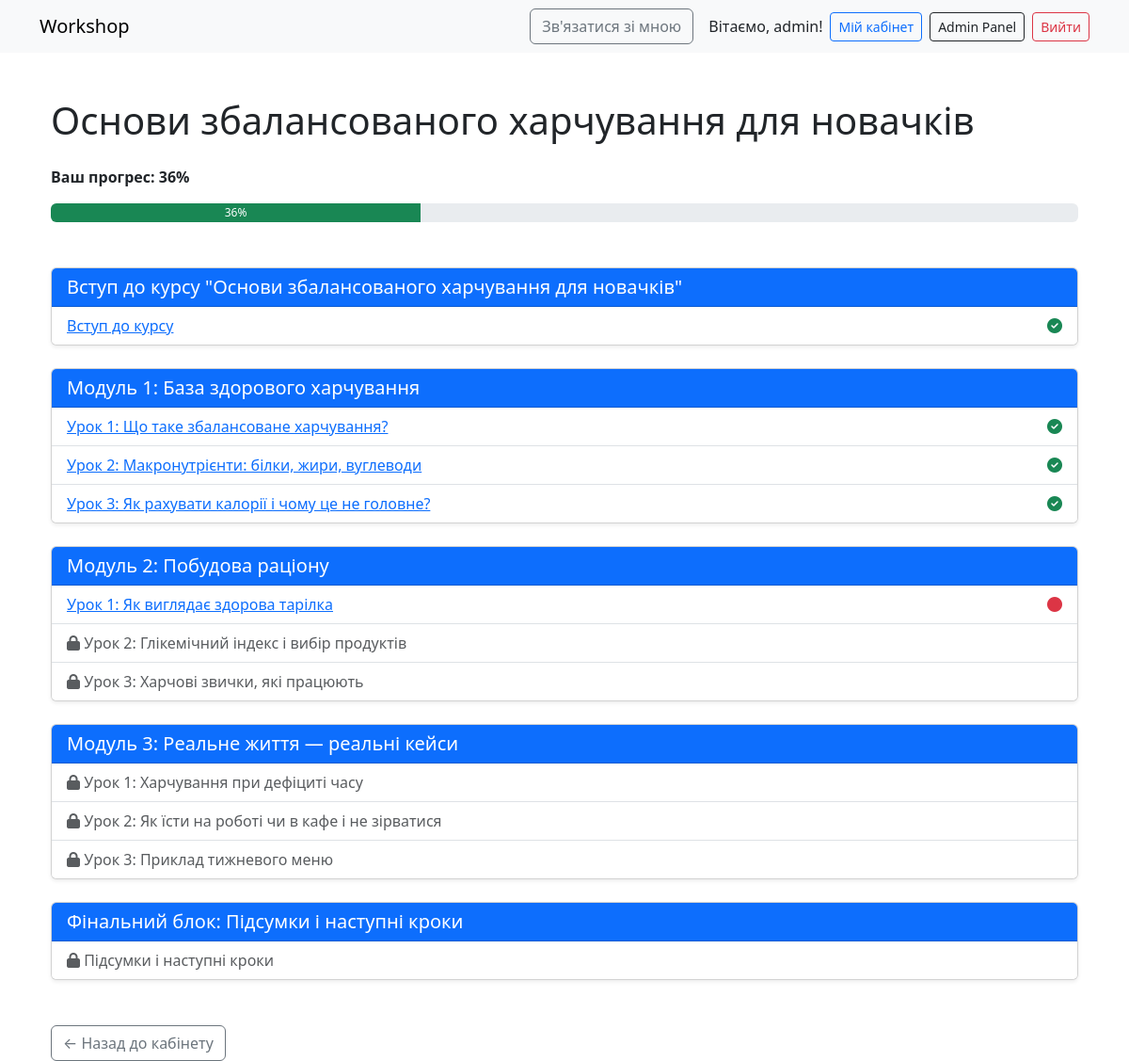
The app's page /courses/2/ (signed in), older data.
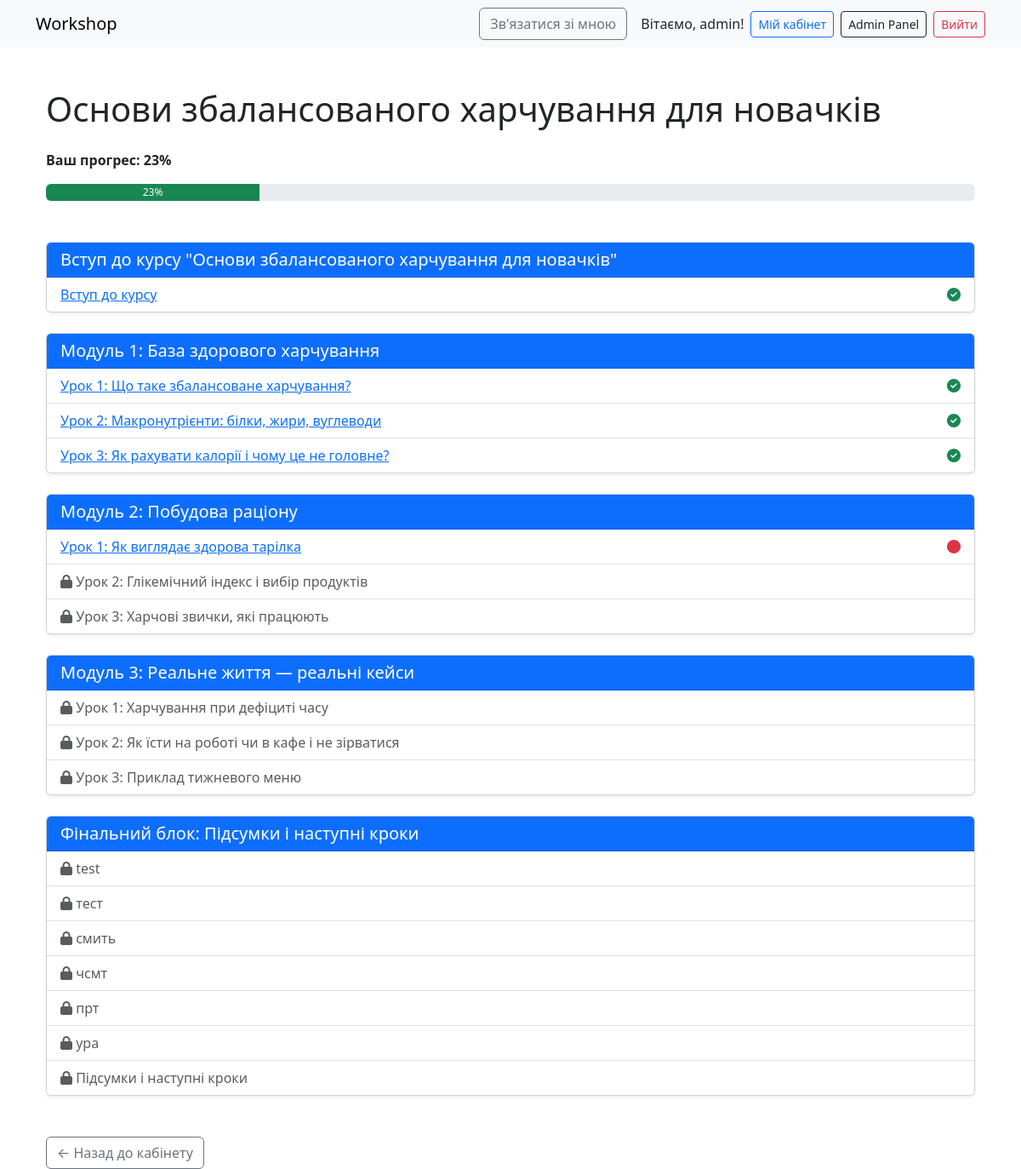
The same page, newer data.
### courses/models.py (models this page shows, shortened)
class Module(models.Model):
    course = models.ForeignKey(Course, on_delete=models.CASCADE, related_name='modules')
    title = models.CharField(max_length=255)
    order = models.PositiveIntegerField(null=True, blank=True, default=0)

class Lesson(models.Model):
    module = models.ForeignKey(Module, on_delete=models.CASCADE, related_name='lessons')
    title = models.CharField(max_length=255)
    content = RichTextUploadingField()
    youtube_url = models.URLField(blank=True, null=True, help_text="Вставте посилання на відео з YouTube")
    image = models.ImageField(upload_to='lesson_images/', blank=True, null=True)  # додамо можливість вставляти фото
    order = models.PositiveIntegerField()

### courses/views.py (the view)
# urls.py: path('courses/<int:course_id>/', views.course_detail, name='course_detail'),
@login_required
def course_detail(request, course_id):
    course = get_object_or_404(Course, id=course_id)
    modules = course.modules.all().order_by('order').prefetch_related(
        Prefetch('lessons', queryset=Lesson.objects.order_by('order'))
    )
    lessons_progress = LessonProgress.objects.filter(
        user=request.user,
        lesson__module__course=course
    )
    completed_lessons_ids = lessons_progress.filter(is_completed=True).values_list('lesson_id', flat=True)
    all_lessons_count = Lesson.objects.filter(module__course=course).count()
    completed_lessons_count = lessons_progress.filter(is_completed=True).count()
    progress = int((completed_lessons_count / all_lessons_count) * 100) if all_lessons_count else 0
    available_lessons_ids = []
    unlocked = True
    for module in modules:
        for lesson in module.lessons.all():
            if unlocked:
                available_lessons_ids.append(lesson.id)
            if lesson.id not in completed_lessons_ids:
                unlocked = False  # Блокувати всі наступні
    return render(request, 'courses/course_detail.html', {
        'course': course,
        'modules': modules,
        'completed_lessons_ids': completed_lessons_ids,
        'available_lessons_ids': available_lessons_ids,
        'progress': progress,
    })

### courses/templates/courses/course_detail.html (shortened to what this page needs)
{% extends 'courses/base.html' %}
{% block content %}
<div class="container mt-5">
  <h1 class="mb-4">{{ course.title }}</h1>
  <p><strong>Ваш прогрес: {{ progress }}%</strong></p>
  <div class="progress mb-5" style="height: 20px;">
    <div class="progress-bar bg-success" role="progressbar" style="width: {{ progress }}%;" aria-valuenow="{{ progress }}" aria-valuemin="0" aria-valuemax="100">
      {{ progress }}%
    </div>
  </div>
  {% for module in modules %}
    <div class="card mb-4 shadow-sm">
      <div class="card-header bg-primary text-white">
        <h5 class="mb-0">{{ module.title }}</h5>
      </div>
      <ul class="list-group list-group-flush">
        {% for lesson in module.lessons.all %}
          <li class="list-group-item d-flex justify-content-between align-items-center">
            {% if lesson.id in available_lessons_ids %}
              <a href="{% url 'lesson_detail' lesson.id %}">{{ lesson.title }}</a>
              {% if lesson.id in completed_lessons_ids %}
                <span class="text-success"><i class="fa fa-check-circle"></i></span>
              {% else %}
                <span class="text-danger"><i class="fa fa-circle"></i></span>
              {% endif %}
            {% else %}
              <span class="text-muted">
                <i class="fa fa-lock" title="Урок буде доступний після завершення попереднього"></i> {{ lesson.title }}
              </span>
            {% endif %}
          </li>
        {% endfor %}
      </ul>
    </div>
  {% endfor %}
  <a href="{% url 'cabinet' %}" class="btn btn-outline-secondary mt-4">← Назад до кабінету</a>
</div>
{% endblock %}

Row changes from the older to the newer data that the page shows:
added Lesson: title "test", shown under Module "Фінальний блок: Підсумки і наступні кроки"
added Lesson: title "тест", shown under Module "Фінальний блок: Підсумки і наступні кроки"
added Lesson: title "смить", shown under Module "Фінальний блок: Підсумки і наступні кроки"
added Lesson: title "чсмт", shown under Module "Фінальний блок: Підсумки і наступні кроки"
added Lesson: title "прт", shown under Module "Фінальний блок: Підсумки і наступні кроки"
added Lesson: title "ура", shown under Module "Фінальний блок: Підсумки і наступні кроки"
Text that changed along with them:
{{ progress }}: "36" → "23"
{{ progress }}: 36 → 23 (drawn)
